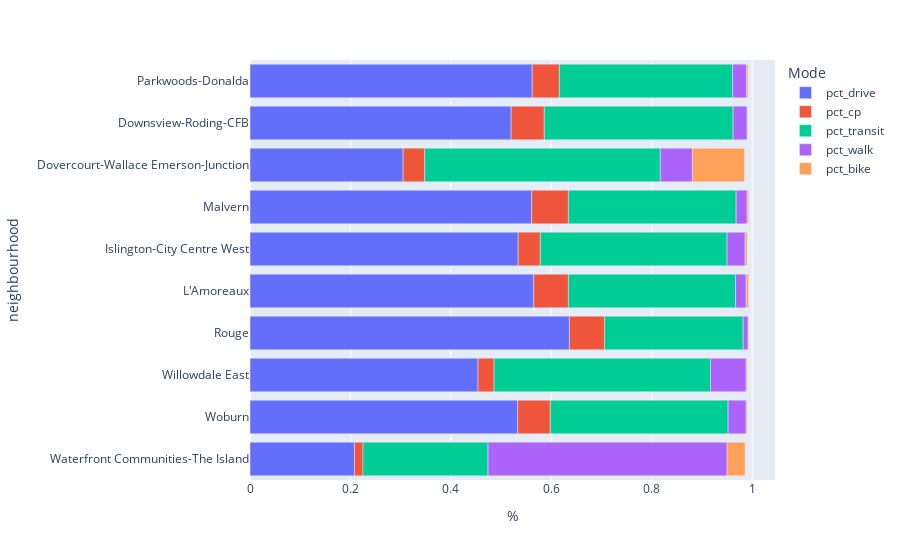

This figure's notebook cell:
### Code cell
print(top10_pop.columns)

hist_fig = px.bar(top10_pop,
                  x=['pct_drive', 'pct_cp', 'pct_transit', 'pct_walk', 'pct_bike'],
                  y='neighbourhood',
                  hover_name='neighbourhood',
                  hover_data=['drive', 'car_passenger', 'transit', 'walk', 'bike'],
                  labels={'variable': 'Mode',
                          'value': '%'}
                 )
hist_fig.show()

### Figure 1 — Plotly figure (JSON) as saved in the notebook; plotly's stock layout.template omitted (floating-point values rounded to 4 significant figures)
{"data": [{"alignmentgroup": "True", "customdata": [[9100, 760, 10915, 20855, 1570], [11505, 1405, 7635, 780, 45], [9890, 695, 9390, 1550, 50], [13665, 1510, 5935, 220, 20], [10005, 1220, 5895, 370, 85], [11775, 975, 8205, 795, 90], [10785, 1400, 6425, 425, 60], [5825, 820, 8950, 1215, 1980], [8405, 1060, 6085, 460, 10], [8580, 820, 5275, 420, 45]], "hovertemplate": "<b>%{hovertext}</b><br><br>Mode=pct_drive<br>%=%{x}<br>neighbourhood=%{y}<br>drive=%{customdata[0]}<br>car_passenger=%{customdata[1]}<br>transit=%{customdata[2]}<br>walk=%{customdata[3]}<br>bike=%{customdata[4]}<extra></extra>", "hovertext": ["Waterfront Communities-The Island", "Woburn", "Willowdale East", "Rouge", "L'Amoreaux", "Islington-City Centre West", "Malvern", "Dovercourt-Wallace Emerson-Junction", "Downsview-Roding-CFB", "Parkwoods-Donalda"], "legendgroup": "pct_drive", "marker": {"color": "#636efa", "pattern": {"shape": ""}}, "name": "pct_drive", "offsetgroup": "pct_drive", "orientation": "h", "showlegend": true, "textposition": "auto", "type": "bar", "x": [0.208, 0.533, 0.454, 0.636, 0.565, 0.534, 0.561, 0.305, 0.52, 0.562], "xaxis": "x", "y": ["Waterfront Communities-The Island", "Woburn", "Willowdale East", "Rouge", "L'Amoreaux", "Islington-City Centre West", "Malvern", "Dovercourt-Wallace Emerson-Junction", "Downsview-Roding-CFB", "Parkwoods-Donalda"], "yaxis": "y"}, {"alignmentgroup": "True", "customdata": [[9100, 760, 10915, 20855, 1570], [11505, 1405, 7635, 780, 45], [9890, 695, 9390, 1550, 50], [13665, 1510, 5935, 220, 20], [10005, 1220, 5895, 370, 85], [11775, 975, 8205, 795, 90], [10785, 1400, 6425, 425, 60], [5825, 820, 8950, 1215, 1980], [8405, 1060, 6085, 460, 10], [8580, 820, 5275, 420, 45]], "hovertemplate": "<b>%{hovertext}</b><br><br>Mode=pct_cp<br>%=%{x}<br>neighbourhood=%{y}<br>drive=%{customdata[0]}<br>car_passenger=%{customdata[1]}<br>transit=%{customdata[2]}<br>walk=%{customdata[3]}<br>bike=%{customdata[4]}<extra></extra>", "hovertext": ["Waterfront Communities-The Island", "Woburn", "Willowdale East", "Rouge", "L'Amoreaux", "Islington-City Centre West", "Malvern", "Dovercourt-Wallace Emerson-Junction", "Downsview-Roding-CFB", "Parkwoods-Donalda"], "legendgroup": "pct_cp", "marker": {"color": "#EF553B", "pattern": {"shape": ""}}, "name": "pct_cp", "offsetgroup": "pct_cp", "orientation": "h", "showlegend": true, "textposition": "auto", "type": "bar", "x": [0.017, 0.065, 0.032, 0.07, 0.069, 0.044, 0.073, 0.043, 0.066, 0.054], "xaxis": "x", "y": ["Waterfront Communities-The Island", "Woburn", "Willowdale East", "Rouge", "L'Amoreaux", "Islington-City Centre West", "Malvern", "Dovercourt-Wallace Emerson-Junction", "Downsview-Roding-CFB", "Parkwoods-Donalda"], "yaxis": "y"}, {"alignmentgroup": "True", "customdata": [[9100, 760, 10915, 20855, 1570], [11505, 1405, 7635, 780, 45], [9890, 695, 9390, 1550, 50], [13665, 1510, 5935, 220, 20], [10005, 1220, 5895, 370, 85], [11775, 975, 8205, 795, 90], [10785, 1400, 6425, 425, 60], [5825, 820, 8950, 1215, 1980], [8405, 1060, 6085, 460, 10], [8580, 820, 5275, 420, 45]], "hovertemplate": "<b>%{hovertext}</b><br><br>Mode=pct_transit<br>%=%{x}<br>neighbourhood=%{y}<br>drive=%{customdata[0]}<br>car_passenger=%{customdata[1]}<br>transit=%{customdata[2]}<br>walk=%{customdata[3]}<br>bike=%{customdata[4]}<extra></extra>", "hovertext": ["Waterfront Communities-The Island", "Woburn", "Willowdale East", "Rouge", "L'Amoreaux", "Islington-City Centre West", "Malvern", "Dovercourt-Wallace Emerson-Junction", "Downsview-Roding-CFB", "Parkwoods-Donalda"], "legendgroup": "pct_transit", "marker": {"color": "#00cc96", "pattern": {"shape": ""}}, "name": "pct_transit", "offsetgroup": "pct_transit", "orientation": "h", "showlegend": true, "textposition": "auto", "type": "bar", "x": [0.249, 0.354, 0.431, 0.276, 0.333, 0.372, 0.334, 0.469, 0.376, 0.345], "xaxis": "x", "y": ["Waterfront Communities-The Island", "Woburn", "Willowdale East", "Rouge", "L'Amoreaux", "Islington-City Centre West", "Malvern", "Dovercourt-Wallace Emerson-Junction", "Downsview-Roding-CFB", "Parkwoods-Donalda"], "yaxis": "y"}, {"alignmentgroup": "True", "customdata": [[9100, 760, 10915, 20855, 1570], [11505, 1405, 7635, 780, 45], [9890, 695, 9390, 1550, 50], [13665, 1510, 5935, 220, 20], [10005, 1220, 5895, 370, 85], [11775, 975, 8205, 795, 90], [10785, 1400, 6425, 425, 60], [5825, 820, 8950, 1215, 1980], [8405, 1060, 6085, 460, 10], [8580, 820, 5275, 420, 45]], "hovertemplate": "<b>%{hovertext}</b><br><br>Mode=pct_walk<br>%=%{x}<br>neighbourhood=%{y}<br>drive=%{customdata[0]}<br>car_passenger=%{customdata[1]}<br>transit=%{customdata[2]}<br>walk=%{customdata[3]}<br>bike=%{customdata[4]}<extra></extra>", "hovertext": ["Waterfront Communities-The Island", "Woburn", "Willowdale East", "Rouge", "L'Amoreaux", "Islington-City Centre West", "Malvern", "Dovercourt-Wallace Emerson-Junction", "Downsview-Roding-CFB", "Parkwoods-Donalda"], "legendgroup": "pct_walk", "marker": {"color": "#ab63fa", "pattern": {"shape": ""}}, "name": "pct_walk", "offsetgroup": "pct_walk", "orientation": "h", "showlegend": true, "textposition": "auto", "type": "bar", "x": [0.476, 0.036, 0.071, 0.01, 0.021, 0.036, 0.022, 0.064, 0.028, 0.028], "xaxis": "x", "y": ["Waterfront Communities-The Island", "Woburn", "Willowdale East", "Rouge", "L'Amoreaux", "Islington-City Centre West", "Malvern", "Dovercourt-Wallace Emerson-Junction", "Downsview-Roding-CFB", "Parkwoods-Donalda"], "yaxis": "y"}, {"alignmentgroup": "True", "customdata": [[9100, 760, 10915, 20855, 1570], [11505, 1405, 7635, 780, 45], [9890, 695, 9390, 1550, 50], [13665, 1510, 5935, 220, 20], [10005, 1220, 5895, 370, 85], [11775, 975, 8205, 795, 90], [10785, 1400, 6425, 425, 60], [5825, 820, 8950, 1215, 1980], [8405, 1060, 6085, 460, 10], [8580, 820, 5275, 420, 45]], "hovertemplate": "<b>%{hovertext}</b><br><br>Mode=pct_bike<br>%=%{x}<br>neighbourhood=%{y}<br>drive=%{customdata[0]}<br>car_passenger=%{customdata[1]}<br>transit=%{customdata[2]}<br>walk=%{customdata[3]}<br>bike=%{customdata[4]}<extra></extra>", "hovertext": ["Waterfront Communities-The Island", "Woburn", "Willowdale East", "Rouge", "L'Amoreaux", "Islington-City Centre West", "Malvern", "Dovercourt-Wallace Emerson-Junction", "Downsview-Roding-CFB", "Parkwoods-Donalda"], "legendgroup": "pct_bike", "marker": {"color": "#FFA15A", "pattern": {"shape": ""}}, "name": "pct_bike", "offsetgroup": "pct_bike", "orientation": "h", "showlegend": true, "textposition": "auto", "type": "bar", "x": [0.03586, 0.002084, 0.002295, 0.0009302, 0.004798, 0.004081, 0.003121, 0.1037, 0.0006186, 0.002947], "xaxis": "x", "y": ["Waterfront Communities-The Island", "Woburn", "Willowdale East", "Rouge", "L'Amoreaux", "Islington-City Centre West", "Malvern", "Dovercourt-Wallace Emerson-Junction", "Downsview-Roding-CFB", "Parkwoods-Donalda"], "yaxis": "y"}], "layout": {"barmode": "relative", "legend": {"title": {"text": "Mode"}, "tracegroupgap": 0}, "margin": {"t": 60}, "xaxis": {"anchor": "y", "domain": [0, 1], "title": {"text": "%"}}, "yaxis": {"anchor": "x", "domain": [0, 1], "title": {"text": "neighbourhood"}}}}
